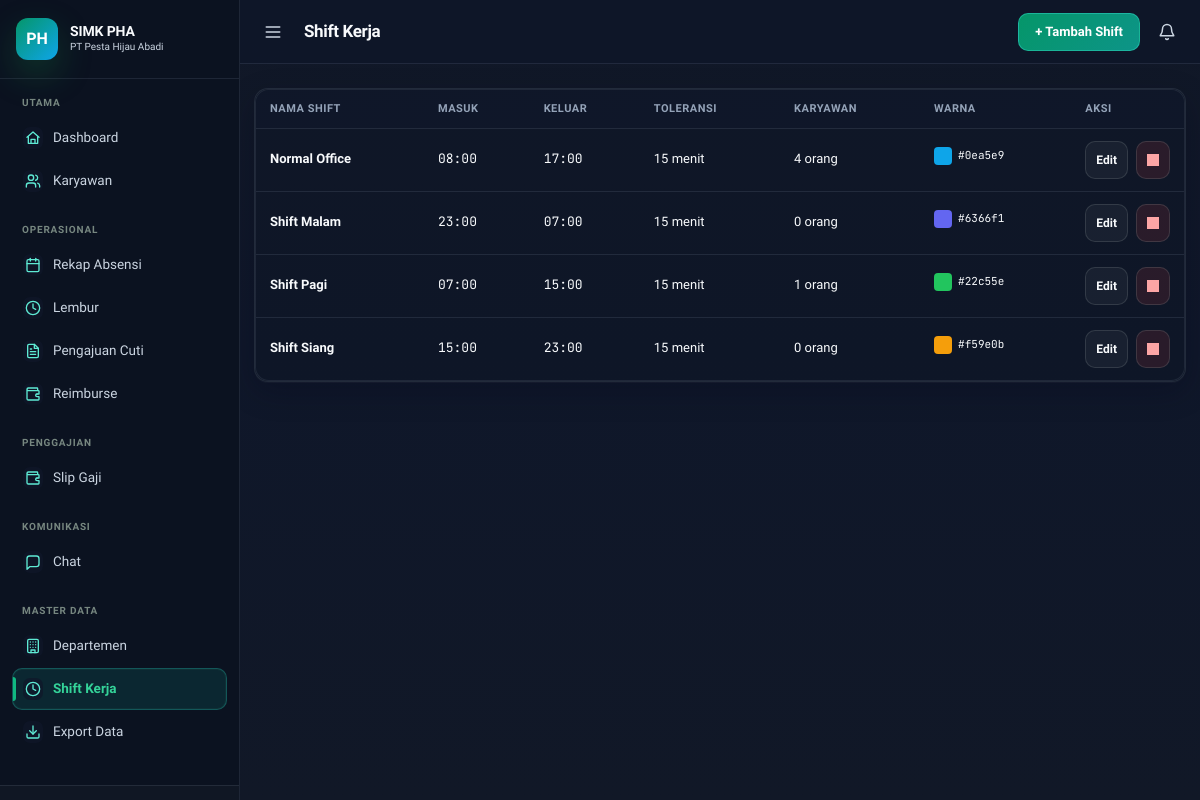
The app's page /pages/admin/shift.php (signed in) with its own data.
### tables this page shows
CREATE TABLE shift (
    id INT AUTO_INCREMENT PRIMARY KEY,
    nama VARCHAR(50) NOT NULL,
    jam_masuk TIME NOT NULL,
    jam_keluar TIME NOT NULL,
    toleransi_terlambat INT DEFAULT 15 COMMENT 'menit',
    warna VARCHAR(7) DEFAULT '#22c55e' COMMENT 'hex color'
);

### config/database.php (called while the page is built, shortened)
<?php
function db(): mysqli {
    static $conn = null;
    if ($conn === null) {
        $conn = new mysqli(
            DB_HOST,
            DB_USER,
            DB_PASS,
            DB_NAME,
            DB_PORT
        );
        $conn->set_charset('utf8mb4');
    }
    return $conn;
}

### pages/admin/shift.php (the view, shortened to what this page needs)
<?php
require_once __DIR__.'/../../config/database.php';
$rows = db()->query("SELECT s.*,COUNT(u.id) jml FROM shift s LEFT JOIN users u ON u.shift_id=s.id GROUP BY s.id ORDER BY s.nama");
$topbarActions = '<button class="btn btn-primary" onclick="openModal(\'mShift\')">+ Tambah Shift</button>';
include __DIR__.'/../../includes/header.php';
?>
<div class="card">
<div class="tbl-wrap">
<table>
    <thead><tr><th>Nama Shift</th><th>Masuk</th><th>Keluar</th><th>Toleransi</th><th>Karyawan</th><th>Warna</th><th style="width:100px">Aksi</th></tr></thead>
    <tbody>
    <?php while ($r = $rows->fetch_assoc()): ?>
    <tr>
        <td style="font-weight:600"><?=htmlspecialchars($r['nama'])?></td>
        <td class="mono"><?=substr($r['jam_masuk'],0,5)?></td>
        <td class="mono"><?=substr($r['jam_keluar'],0,5)?></td>
        <td><?=$r['toleransi_terlambat']?> menit</td>
        <td><?=$r['jml']?> orang</td>
        <td><span style="display:inline-flex;align-items:center;gap:6px"><span style="width:18px;height:18px;background:<?=htmlspecialchars($r['warna'])?>;border-radius:4px;display:inline-block"></span><span class="mono text-xs"><?=htmlspecialchars($r['warna'])?></span></span></td>
        <td><div class="flex gap-2">
            <button class="btn btn-sm" onclick='editShift(<?=json_encode($r,JSON_HEX_TAG|JSON_HEX_QUOT|JSON_HEX_AMP)?>)'>Edit</button>
            <button class="btn btn-sm btn-danger" onclick="confirmDel('<?=BASE_URL?>/pages/admin/shift.php?hapus=<?=$r['id']?>','<?=htmlspecialchars($r['nama'],ENT_QUOTES)?>')" aria-label="Hapus shift"><span class="ui-icon i-x"></span></button>
        </div></td>
    </tr>
    <?php endwhile; ?>
    </tbody>
</table>
</div>
</div>
<?php include __DIR__.'/../../includes/footer.php'; ?>

### records on screen
shift: nama "Normal Office", jam_masuk "08:00", jam_keluar "17:00", toleransi_terlambat "15", jml "4", warna "#0ea5e9"
shift: nama "Shift Malam", jam_masuk "23:00", jam_keluar "07:00", toleransi_terlambat "15", jml "0", warna "#6366f1"
shift: nama "Shift Pagi", jam_masuk "07:00", jam_keluar "15:00", toleransi_terlambat "15", jml "1", warna "#22c55e"
shift: nama "Shift Siang", jam_masuk "15:00", jam_keluar "23:00", toleransi_terlambat "15", jml "0", warna "#f59e0b"

### other values on screen
$pageTitle "Shift Kerja"
